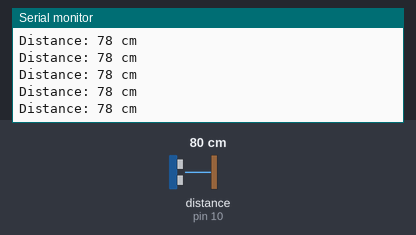
This sketch was run on a simulated Arduino Uno, built with avr-gcc and run on an emulated ATmega328P. Shown: the last lines printed to the serial monitor. Wiring (inferred from the names in the program): ultrasonic range finder: trigger pin 9; echo pin 10. The test bench sets the inputs (shaded band); at power-on: distance to the obstacle (sensor on pin 10) 80 cm. The echo pulse lasts 58.3 µs per cm.

Above: at 1.2 s.
1.3 s: distance to the obstacle (sensor on pin 10) set to 2 cm
At 1.38 s:
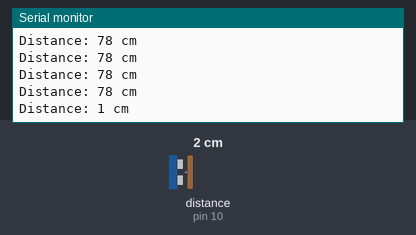
2.9 s: distance to the obstacle (sensor on pin 10) set to 18 cm
At 3.6 s:
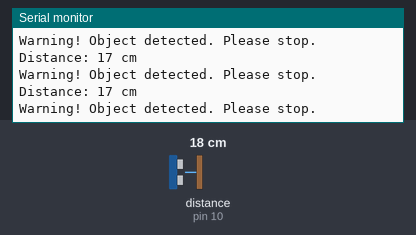
5.9 s: distance to the obstacle (sensor on pin 10) set to 4 cm
At 7.0 s:
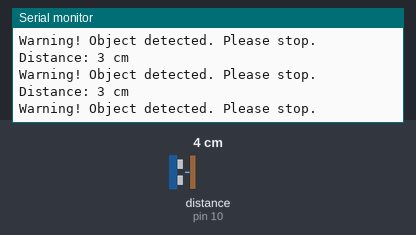
8.9 s: distance to the obstacle (sensor on pin 10) set to 250 cm
At 9.12 s:
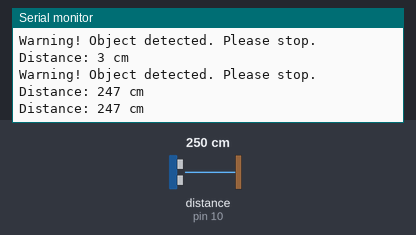
11.9 s: distance to the obstacle (sensor on pin 10) set to 17 cm
At 11.99 s:
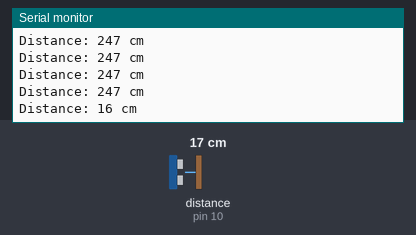
14.9 s: distance to the obstacle (sensor on pin 10) set to 9 cm
At 15.5 s:
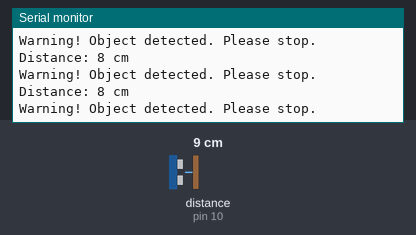
Timing chart, 0 to 17.9 s (numbered marks = the images above; inputs shaded):
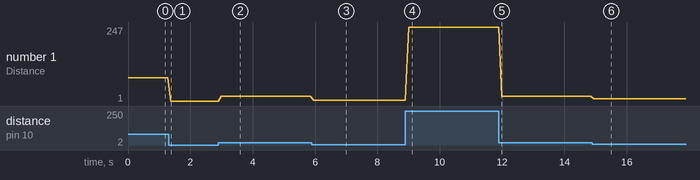

Measured:
- after the input at 1.3 s, the serial monitor: prints a new line after 0.07 s (image 1)
- after the input at 2.9 s, the serial monitor: prints a new line after 0.09 s (image 2)
- after the input at 5.9 s, the serial monitor: prints a new line after 0.05 s (image 3)
- after the input at 8.9 s, the serial monitor: prints a new line after 0.10 s (image 4)
- after the input at 11.9 s, the serial monitor: prints a new line after 0.09 s (image 5)
- after the input at 14.9 s, the serial monitor: prints a new line after 0.05 s (image 6)
- plotted number 1: 78 → 1 after the input at 1.3 s, 1 → 17 after the input at 2.9 s, 17 → 3 after the input at 5.9 s, 3 → 247 after the input at 8.9 s, 247 → 16 after the input at 11.9 s

The sketch:

parking_system_ultrasonic.ino
```cpp
const int trigPin = 9;
const int echoPin = 10;
const int thresholdDistance = 20;

void setup() {
  Serial.begin(9600);
  pinMode(trigPin, OUTPUT);
  pinMode(echoPin, INPUT);
}

void loop() {
  long duration, distance;

  digitalWrite(trigPin, LOW);
  delayMicroseconds(2);
  digitalWrite(trigPin, HIGH);
  delayMicroseconds(10);
  digitalWrite(trigPin, LOW);

  duration = pulseIn(echoPin, HIGH);

  distance = duration * 0.034 / 2;

  Serial.print("Distance: ");
  Serial.print(distance);
  Serial.println(" cm");

  if (distance < thresholdDistance) {
    Serial.println("Warning! Object detected. Please stop.");
  }

  delay(100);
}
```
